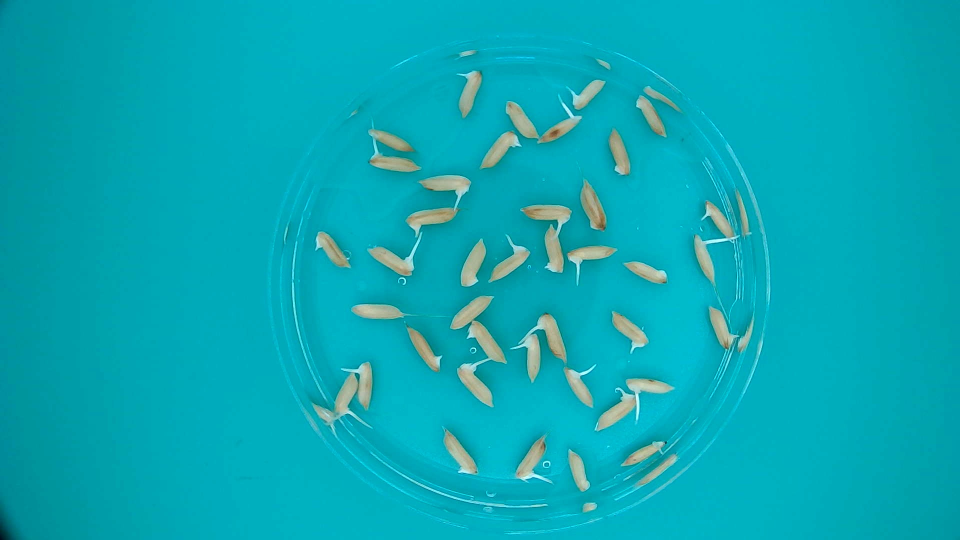
#> input picture pythonProject/inference/test/N7-1-11B-3.jpg, 1920 x 1080 px (shown at 1/2 size)
$ python -i getRegionConcavePoints.py   (imports and definitions only)   (older library calls are emulated)
#> lines starting #> are read from the running program, lines starting #| are printed output that depends on the picture
# -*- coding: utf-8 -*-
"""
Created on Thu Oct 26 11:02:09 2023

@author: 15959
"""

import numpy as np
import cv2
from scipy.ndimage import label, binary_erosion
from scipy.ndimage.measurements import label as bwlabel
from skimage.measure import regionprops
from skimage.measure import label, regionprops
from skimage.morphology import binary_erosion, binary_dilation
import scipy.ndimage as ndimage
from scipy.ndimage import maximum_filter
from scipy.signal import argrelextrema
from scipy.spatial import cKDTree
from scipy.spatial import KDTree
import matplotlib.pyplot as plt
from scipy.interpolate import make_interp_spline
from scipy.interpolate import interp1d
import openpyxl
from scipy.interpolate import UnivariateSpline
from scipy.optimize import curve_fit

def getRegionConcavePoints(image_part_i):
    #l, n = ndimage.label(image_part_i, structure=np.ones((3, 3), dtype=np.int))
    n, l = cv2.connectedComponents(image_part_i.astype(np.uint8), connectivity=8)

    boundaryBw = np.logical_and(image_part_i, np.logical_not(binary_erosion(image_part_i)))
    num, labels, stats, _ = cv2.connectedComponentsWithStats(boundaryBw.astype(np.uint8), connectivity=8)

    # 设置面积阈值
    area_threshold = 5

    # 遍历连通区域的统计信息
    for label in range(1, num):
        area = stats[label, cv2.CC_STAT_AREA]
        if area <= area_threshold:
            # 将面积小于阈值的连通区域设置为背景
            labels[labels == label] = 0

    # 将背景区域设置为 0，前景区域设置为 255
    boundaryBw=labels.astype(bool)

    b_labeled, b_numObjects = ndimage.label(boundaryBw, structure=np.ones((3, 3), dtype=int))
    #plt.imshow(boundaryBw,cmap='gray')
    #plt.gcf().set_dpi(100)  # 设置图像分辨率

    x = []
    y = []

    for k in range(1, b_numObjects+1):
        tmp = (b_labeled == k)
        tmp=tmp.astype(np.uint8)
        # 寻找轮廓
        contours, _ = cv2.findContours(tmp, cv2.RETR_EXTERNAL, cv2.CHAIN_APPROX_NONE)

        # 获取第一个连通区域的边界坐标
        bound = contours[0]

        # 获取边界坐标的长度
        length = len(bound)

        # 获取第一个非孤立像素的索引
        nonzero_indices = np.transpose(np.nonzero(tmp))
        first_nonisolated_index = nonzero_indices[0]

        # 调整轮廓点顺序
        bound_start_index = np.argmax(np.all(bound == first_nonisolated_index, axis=2))
        bound = np.roll(bound, -bound_start_index, axis=0)

        # 找到x坐标最小的点并将其作为第一个点
        x_min_index = np.argmin(bound[:, 0, 0])
        bound = np.roll(bound, -x_min_index, axis=0)

        # 顺时针旋转90度
        bound = np.flip(bound, axis=1)
        bound = np.flip(bound.transpose(1, 0, 2), axis=0)

        # 将边界坐标转换为NumPy数组
        b = bound.reshape(-1, 2)

        # 提取列坐标和行坐标
        x = b[:, 0] #列坐标
        y = b[:, 1] #行坐标
        x = x[::-1]
        y = y[::-1]

# =============================================================================
#         # 计算凸包
#         hull = cv2.convexHull(bound, returnPoints=False)
#
#         # 计算凹点
#         defects = cv2.convexityDefects(bound, hull)
#
#         # 获取凹点数量
#         num_defects = defects.shape[0]
#         # 显示凹点
#         for i in range(num_defects):
#             f = defects[i, 0, 2]
#             d = defects[i, 0, 3]
#             #cv2.circle(tmp, start, 3, (0, 0, 255), -1)
#             if(d>1000):
#                 c_row = y[f]  # 当前凹点的行坐标
#                 c_colum = x[f]  # 当前凹点的列坐标
#                 #print('j',j)
#                 print('c_row',c_row)
#                 print('c_colum',c_colum)
#                 #plt.plot(c_colum,c_row , '.', markersize=1)
#                 start = (c_colum,c_row)
#                 cv2.circle(tmp,start, 3, (0, 0, 255), -1)
#         # # 显示结果
#         cv2.imshow("Defects", tmp.astype(np.uint8)*255)
#         cv2.waitKey(0)
#         cv2.destroyAllWindows()
# =============================================================================
        # 测试
        # workbook = openpyxl.load_workbook('D:\B_GENERAL\coding transform\project\matlabGUI\data1.xlsx')

        # # 选择要读取的工作表
        # worksheet = workbook['Sheet1']

        # # 创建一个空数组用于存储数据
        # x = []

        # # 遍历工作表的每一行
        # for row in worksheet.iter_rows(values_only=True):
        #     x.append(row)
        # x=np.array(x).flatten()

        # workbook = openpyxl.load_workbook('D:\B_GENERAL\coding transform\project\matlabGUI\data3.xlsx')

        # # 选择要读取的工作表
        # worksheet = workbook['Sheet1']

        # # 创建一个空数组用于存储数据
        # y = []

        # # 遍历工作表的每一行
        # for row in worksheet.iter_rows(values_only=True):
        #     y.append(row)
        # y=np.array(y).flatten()

        angle_threshold = 220  # 角度阈值
        def is_white_pixel(point, image):
            x, y = point
            pixel_value = image[y, x]
            if pixel_value > 0:  # 如果像素值为255，则表示为白色
                return True
            else:
                return False

        step = 7
        # 转置列坐标和行坐标
        x1 = x.reshape(-1, 1)
        y1 = y.reshape(-1, 1)
        # 将 x1 转换为一维数组
        x1 = x1.flatten()
        y1 = y1.flatten()
        len_ = len(y1) + 2*step
        new_x = np.zeros(len_)
        new_x[step:len_-step] = x1
        new_x[0:step] = x1[-step:]
        new_x[len_-step:len_] = x1[0:step]
        new_y = np.zeros(len_)
        new_y[step:len_-step] = y1
        new_y[0:step] = y1[-step:]
        new_y[len_-step:len_] = y1[0:step]
        arc_length = np.zeros(len(y1))
        for j in range(len(y1)):

            radius = 8.6

            # [40 lines of commented-out code are left out]
            later_vec = np.vstack((new_x[j:j+step+1], new_y[j:j+step+1]))  # 第一行为x坐标，第二行为y坐标
            pre_vec = np.vstack((new_x[j+step:j+2*step+1], new_y[j+step:j+2*step+1]))
            later_unique_x, later_unique_idx = np.unique(later_vec[0], return_index=True)
            later_unique_y = later_vec[1][later_unique_idx]
            pre_unique_x, pre_unique_idx = np.unique(pre_vec[0], return_index=True)
            pre_unique_y = pre_vec[1][pre_unique_idx]


            later_interp_func = interp1d(later_unique_x, later_unique_y, kind='linear')
            later_fited_y = later_interp_func(later_vec[0])

            pre_interp_func = interp1d(pre_unique_x, pre_unique_y, kind='linear')
            pre_fited_y = pre_interp_func(pre_vec[0])

            later_coeff = np.polyfit(later_vec[0], later_fited_y, deg=1)
            pre_coeff = np.polyfit(pre_vec[0], pre_fited_y, deg=1)

            a1 = later_coeff[0]
            a2 = pre_coeff[0]

            if np.max(later_vec[0, :]) - np.min(later_vec[0, :]) <= 2:
                a1 = 20000
            if np.max(pre_vec[0, :]) - np.min(pre_vec[0, :]) <= 2:
                a2 = 18000

            l_vec = np.array([later_vec[0, -4]-later_vec[0, -1], later_vec[1, -4]-later_vec[1, -1], 0])
            p_vec = np.array([pre_vec[0, -4]-pre_vec[0, 0], pre_vec[1, -4]-pre_vec[1, 0], 0])
            B_Point_x1 = -np.sqrt((radius)**2/(1+a1**2))
            B_Point_y1 = a1 * B_Point_x1
            B_Point_x2 = np.sqrt((radius)**2/(1+a1**2))
            B_Point_y2 = a1 * B_Point_x2
            d1 = (B_Point_x1 - l_vec[0])**2 + (B_Point_y1 - l_vec[1])**2
            d2 = (B_Point_x2 - l_vec[0])**2 + (B_Point_y2 - l_vec[1])**2
            if d1 < d2:
                B_Point_x = B_Point_x1
                B_Point_y = B_Point_y1
            else:
                B_Point_x = B_Point_x2
                B_Point_y = B_Point_y2
            A_Point_x1 = -np.sqrt((radius)**2/(1+a2**2))
            A_Point_y1 = a2 * A_Point_x1
            A_Point_x2 = np.sqrt((radius)**2/(1+a2**2))
            A_Point_y2 = a2 * A_Point_x2
            d3 = (A_Point_x1 - p_vec[0])**2 + (A_Point_y1 - p_vec[1])**2
            d4 = (A_Point_x2 - p_vec[0])**2 + (A_Point_y2 - p_vec[1])**2
            if d3 < d4:
                A_Point_x = A_Point_x1
                A_Point_y = A_Point_y1
            else:
                A_Point_x = A_Point_x2
                A_Point_y = A_Point_y2

            # [23 lines of commented-out code are left out]
            theta = np.arange(1, 361)
            # # 假设 radius 和 theta 是已知的变量
            #
            # 计算模板圆上点的 x 坐标
            circle_x = radius * np.cos(np.deg2rad(theta))
            # 计算模板圆上点的 y 坐标
            circle_y = -radius * np.sin(np.deg2rad(theta))
            # 将 x 和 y 坐标合并为一个数组
            circle = np.column_stack((circle_x, circle_y))
            #print("circle",circle)
            # 创建一个临时数组
            tmp = np.array([[A_Point_x, A_Point_y], [B_Point_x, B_Point_y]])
            #print("tmp",tmp)
            # 使用 dsearchn 函数计算最近邻点的索引和距离

            tree = cKDTree(circle)
            dist, index = tree.query(tmp, k=1)
            index = index.astype(int)
            r_x = circle[index, 0]
            r_y = circle[index, 1]
            A_x = r_x[0]
            A_y = r_y[0]
            B_x = r_x[1]
            B_y = r_y[1]
            A_index = index[0]
            B_index = index[1]

            if A_index < B_index:
                fore_arc_length = A_index + (360 - B_index)
                length1 = B_index - A_index
                length2 = 360 - length1
                n2 = 0
                n3 = 0
                for ind in range(A_index, B_index+1):
                    if l[int(round(circle_y[ind]+later_vec[1,-1])), int(round(circle_x[ind]+later_vec[0,-1]))] > 0:
                        n2 += 1

                for ind in range(0,A_index+1):
                    if l[int(round(circle_y[ind]+later_vec[1,-1])), int(round(circle_x[ind]+later_vec[0,-1]))] > 0:
                        n3 += 1

                for ind in range(B_index, 360):
                    if l[int(round(circle_y[ind]+later_vec[1,-1])), int(round(circle_x[ind]+later_vec[0,-1]))] > 0:
                        n3 += 1

                if n2 < n3:
                    fore_arc_length = n3
                else:
                    fore_arc_length = n2

            else:
                fore_arc_length = A_index - B_index
                n2 = 0
                for ind in range(B_index, A_index+1):
                    if l[int(round(circle_y[ind]+later_vec[1,-1])), int(round(circle_x[ind]+later_vec[0,-1]))] > 0:
                        n2 += 1

                n3 = 0
                for ind in range(0,B_index+1):
                    if l[int(round(circle_y[ind]+later_vec[1,-1])), int(round(circle_x[ind]+later_vec[0,-1]))] > 0:
                        n3 += 1

                for ind in range(A_index, 360):
                    if l[int(round(circle_y[ind]+later_vec[1,-1])), int(round(circle_x[ind]+later_vec[0,-1]))] > 0:
                        n3 += 1

                if n2 < n3:
                    fore_arc_length = n3
                else:
                    fore_arc_length = n2

            if A_index == B_index:
                fore_arc_length = 350

            arc_length[j] = fore_arc_length


        print("hello")
        # [18 lines of commented-out code are left out]


        arc_length_abs = np.abs(arc_length)

        local_maxima = argrelextrema(arc_length_abs, np.greater, order=8)[0]
        TF = np.zeros_like(arc_length, dtype=bool)
        TF[local_maxima] = True

        num_1 = np.sum(TF)
        print("TF",num_1)

        for t in range(len(y1)):
            if arc_length[t] < 220:
                TF[t] = False

        len_ = len(y1)
        num_2 = np.sum(TF)
        print("TF",num_2)
    return TF,len_,x,y

>>> import cv2
>>> picture = cv2.imread('inference/test/N7-1-11B-3.jpg', cv2.IMREAD_GRAYSCALE)
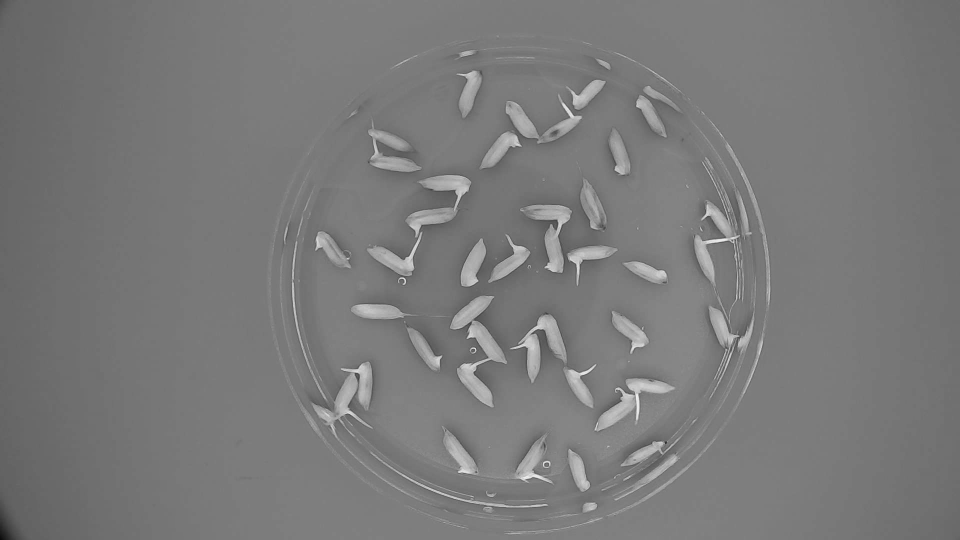
#> picture: shape (1080, 1920) (shown at 1/2 size); min 9, max 250, mean 121.8
>>> result = getRegionConcavePoints(picture)
#> in getRegionConcavePoints, `n, l = cv2.connectedComponents(image_part_i.astype(np.uint8), connecti..`: l: shape (1080, 1920) int32; every value is 1
#> in getRegionConcavePoints, `n, l = cv2.connectedComponents(image_part_i.astype(np.uint8), connecti..`: n = 2
#> in getRegionConcavePoints, `boundaryBw = np.logical_and(image_part_i, np.logical_not(binary_erosio..`: boundaryBw: shape (1080, 1920) bool; every value is 0
#> in getRegionConcavePoints, `num, labels, stats, _ = cv2.connectedComponentsWithStats(boundaryBw.as..`: labels: shape (1080, 1920) int32; every value is 0
#> in getRegionConcavePoints, `num, labels, stats, _ = cv2.connectedComponentsWithStats(boundaryBw.as..`: num = 1; stats = [[0, 0, 1920, 1080, 2073600]]
#> in getRegionConcavePoints, `b_labeled, b_numObjects = ndimage.label(boundaryBw, structure=np.ones(..`: b_numObjects = 0
#> (the run stopped early here; a loop or call above may not have finished)
